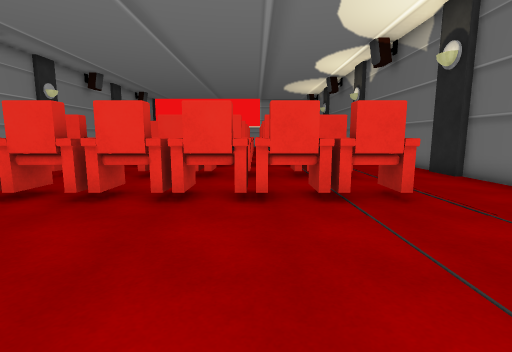
[1] (above)

22 first-person views from a walk through a 3-D level made in the Unity game engine. The camera is 1.3 m above the floor, tilts 8° down and sees 85° across. The floor is counted in squares, 1 m on a side. Each view is taken from the middle of a square. On the plan, view 1 faces up. The plan holds only what a view shows up to about 13 squares ahead; the rest is blank. The place goes on beyond the plan. The player is left out.

[2]
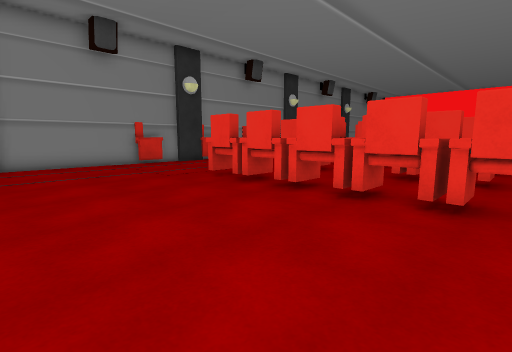

[3]
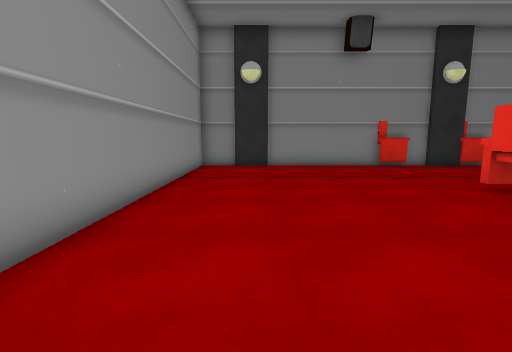

[4]
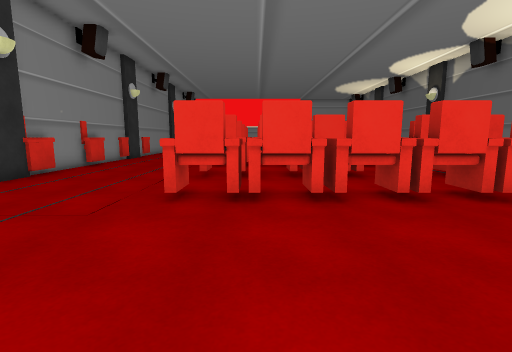

[5]
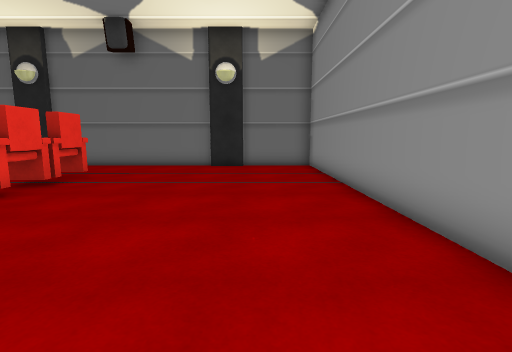

[6]
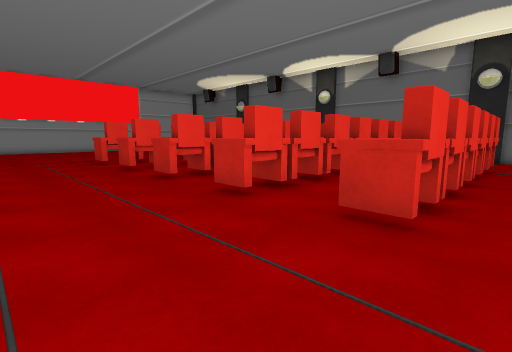

[7]
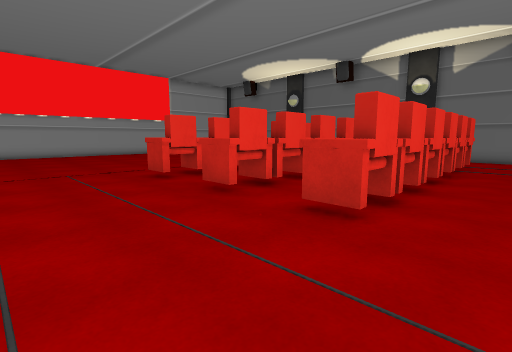

[8]
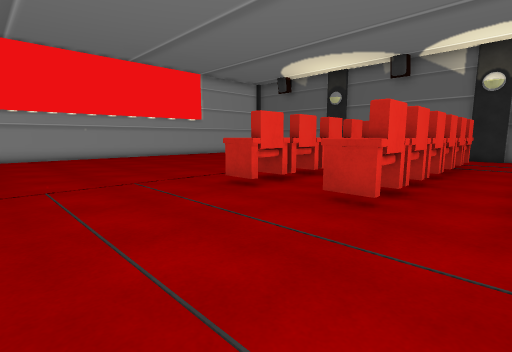

[9]
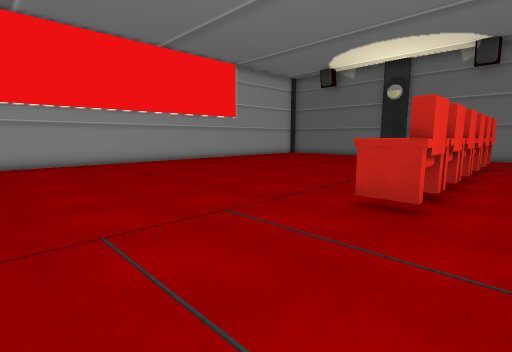

[10]
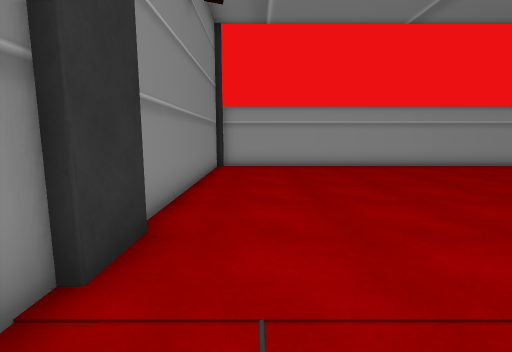

[11]
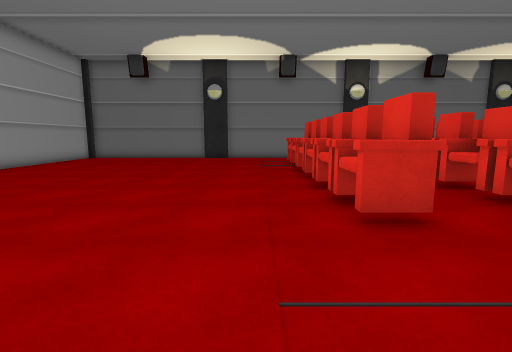

[12]
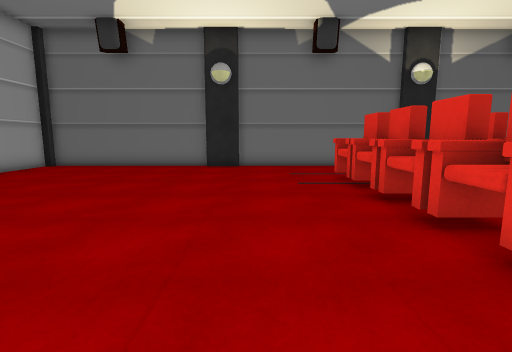

[13]
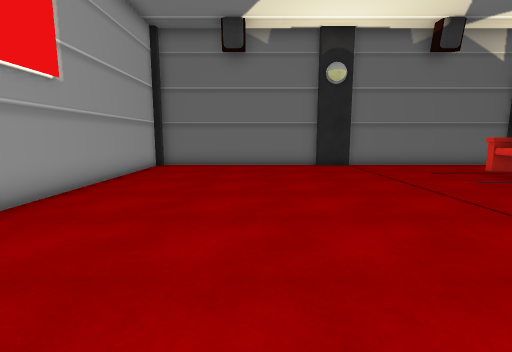

[14]
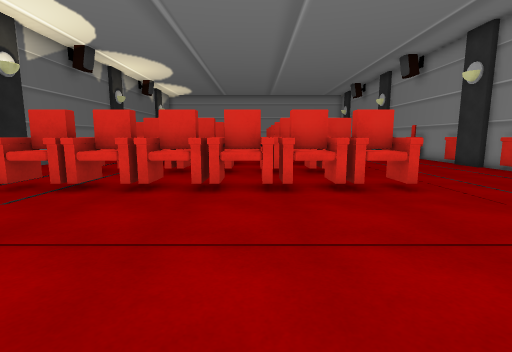

[15]
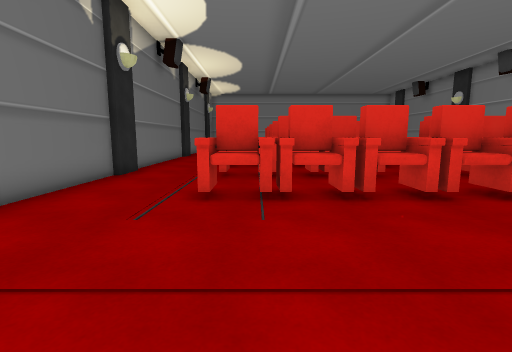

[16]
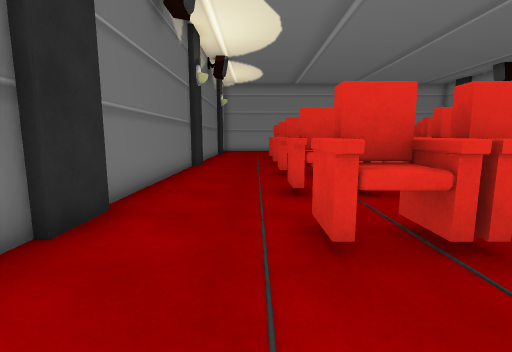

[17]
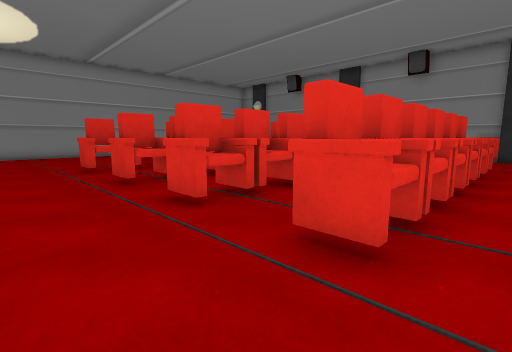

[18]
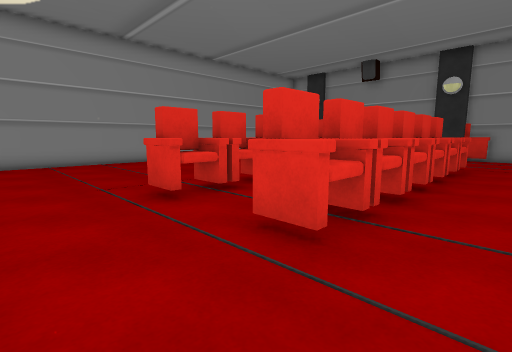

[19]
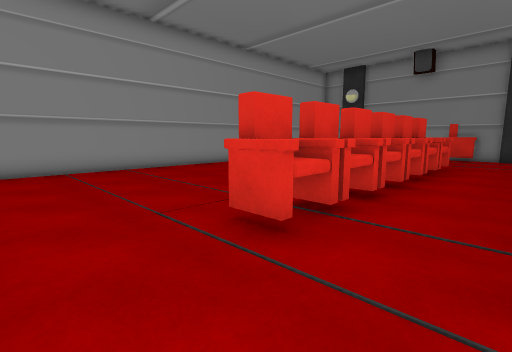

[20]
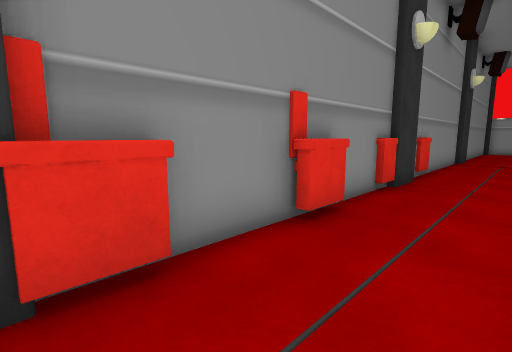

[21]
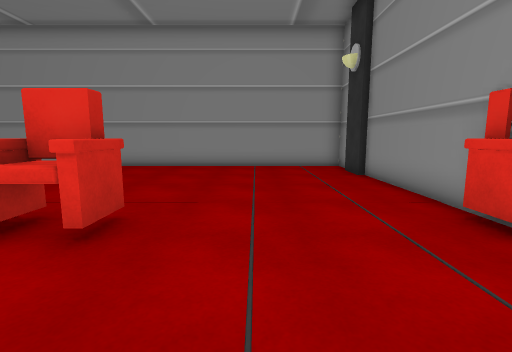

[22]
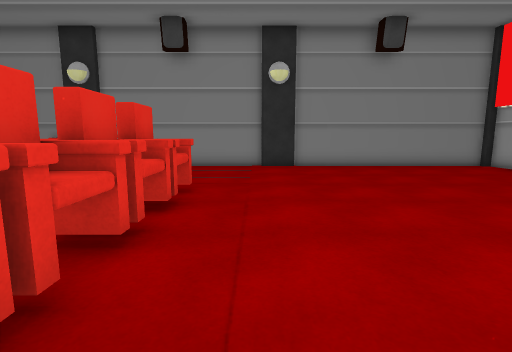

### Floor plan
Key: @ floor where view 1 was taken; # wall or solid block; x gap in a wall; . floor; ^ raised ledge; T thing the floor can be seen under or through.
Columns run from 13 left of view 1 to 7 right of it. Each row starts with its distance up from view 1.
 36 #####################
 35 #...................#
 34 #...................#
 33 #...................#
 32 #...................#
 31 #...................#
 30 #...................#
 29 #...................#
 28 #...................#
 27 #...................#
 26 #...................#
 25 #...................#
 24 #...................#
 23 #.....^^^^^^^^^^^...#
 22 #.....##^##x#^#x#...#
 21 #...................#
 20 #.....^^^^^^^^^^^...#
 19 #.....^#^##^#^#x#...#
 18 #...................#
 17 #.....#^^^^#^^^^^...#
 16 #.....##x####^#x#...#
 15 #...................#
 14 #...................#
 13 #.....^#^##^#^#x^...#
 12 #...................#
 11 #...................#
 10 ##....#^^#^T^^^^^...#
  9 ##....##x#TTT^#x#...#
  8 #...................#
  7 #.....TTxTTxTxTTT...#
  6 #.....^T^TT^T^TTT...#
  5 #...................#
  4 #...................#
  3 #...................#
  2 #...................#
  1 #...................#
  0 #............@......#
 -1 #...................#
 -2 #...................#
 -3 #####################

Where each view was taken, in squares from view 1:
view 1: 0 up, 0 right, facing up
view 2: 0 up, 1 right, facing up-left
view 3: 0 up, 0 right, facing left
view 4: 0 up, 5 left, facing up
view 5: 0 up, 6 left, facing right
view 6: 8 up, 11 left, facing up-right
view 7: 14 up, 11 left, facing up-right
view 8: 17 up, 12 left, facing up-right
view 9: 21 up, 12 left, facing up-right
view 10: 23 up, 11 left, facing up
view 11: 25 up, 11 left, facing right
view 12: 26 up, 6 left, facing right
view 13: 31 up, 6 left, facing right
view 14: 30 up, 3 left, facing down
view 15: 29 up, 2 right, facing down
view 16: 23 up, 4 right, facing down
view 17: 18 up, 6 right, facing down-left
view 18: 12 up, 6 right, facing down-left
view 19: 9 up, 6 right, facing down-left
view 20: 9 up, 10 left, facing up-left
view 21: 10 up, 9 left, facing down
view 22: 25 up, 0 right, facing left
